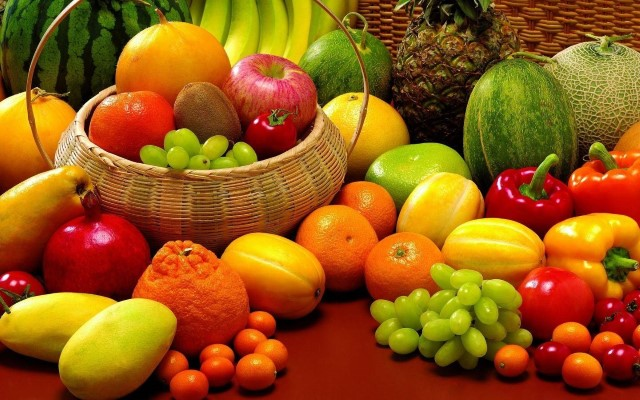
//> input picture image.jpg, 640 x 400 px
$ ./imageBlur_CPU image.jpg 3   (built with g++ and OpenCV 4)
//> lines starting //> are read from the running program, lines starting //| are printed output that depends on the picture
/*
  Assignment 2 - Image Blurring
  Author: Luis Carlos Arias Camacho
  Student ID: A01364808
  Compile line: g++ -o image_Blur_CPU imageBlur_CPU.cpp `pkg-config --cflags --libs opencv` -std=c++11 -fopenmp
 */

#include <iostream>
#include <cstdio>
#include <cmath>
#include <string>
#include <chrono>
#include <opencv2/core/core.hpp>
#include <opencv2/highgui/highgui.hpp>
#include <omp.h>

#define default_input_image "image.jpg"
#define size1 5
#define size2 11

using namespace std;

void blur_OMP(const cv::Mat& input_Image, cv::Mat& output_Image, int blur_size){

  int colorWidthStep = static_cast<int>(input_Image.step);
  int margin = floor(blur_size / 2.0);
  float multConstant =  (blur_size * blur_size);

  printf("Margin %d -- Total pixels for blur matrix %f\n", margin, multConstant );

	size_t inputBytes = input_Image.step * input_Image.rows;
	unsigned char *input, *output;
	output = (unsigned char *) malloc(inputBytes * sizeof(unsigned char));
  input = (unsigned char *) malloc(inputBytes * sizeof(unsigned char));
	memcpy(input, input_Image.ptr(), inputBytes * sizeof(unsigned char));

  //Pixeld for the output
	float blue, green, red;

	int input_index, output_index;
  int i, j, cols, rows;


  #pragma omp parallel for private(i, j, cols, rows, blue, green, red, input_index, output_index) shared(input, output)
  for (i = 0; i < input_Image.cols; i++){
		blue = 0;
		green = 0;
		red = 0;

		for (j = 0; j < input_Image.rows; j++){

			if ((i >= margin) && (j >= margin) && (i < input_Image.cols - margin) && (j < input_Image.rows - margin)){

				input_index = 0;
        int cols, rows;
				//Average pixel color calculation
				for (int cols = i - margin; cols <= i + margin; cols++){
					for (int rows = j - margin; rows <= j + margin; rows++){
						input_index = rows * colorWidthStep + (3 * cols);
						blue = blue + input[input_index];
						green = green + input[input_index + 1];
						red = red + input[input_index + 2];
					}
				}
				blue = blue / multConstant;
				green = green / multConstant;
				red = red / multConstant;
			} else {
				input_index = j * colorWidthStep + (3 * i);
				blue = input[input_index];
				green = input[input_index + 1];
				red = input[input_index + 2];
			}
			output_index = j * colorWidthStep + (3 * i);
			output[output_index] = static_cast<unsigned char>(blue);
			output[output_index + 1] = static_cast<unsigned char>(green);
			output[output_index + 2] = static_cast<unsigned char>(red);
		}
	}

	memcpy(output_Image.ptr(), output, inputBytes * sizeof(unsigned char));

	//Save resultant image
	cv::imwrite("output_" + to_string(blur_size) + "pixelsOMP.jpg", output_Image);
}


/*blur in cpu*/
void blur_CPU(const cv::Mat& input_Image, cv::Mat& output_Image, int blur_size){

	int colorWidthStep = static_cast<int>(input_Image.step);
  int margin = floor(blur_size / 2.0);
  float multConstant =  (blur_size * blur_size);

  printf("Margin %d -- Total pixels for blur matrix %f\n", margin, multConstant );

	size_t inputBytes = input_Image.step * input_Image.rows;
	unsigned char *input, *output;
	output = (unsigned char *) malloc(inputBytes * sizeof(unsigned char));
  input = (unsigned char *) malloc(inputBytes * sizeof(unsigned char));
	memcpy(input, input_Image.ptr(), inputBytes * sizeof(unsigned char));

	//Pixeld for the output
	float blue, green, red;

	int input_index, output_index;

  for (int i = 0; i < input_Image.cols; i++){
		blue = 0;
		green = 0;
		red = 0;

		for (int j = 0; j < input_Image.rows; j++){

			if ((i >= margin) && (j >= margin) && (i < input_Image.cols - margin) && (j < input_Image.rows - margin)){

				input_index = 0;

				//Average pixel color calculation
				for (int cols = i - margin; cols < i + margin + 1; cols++){
					for (int rows = j - margin; rows < j + margin + 1; rows++){

						input_index = rows * colorWidthStep + (3 * cols);
						blue += input[input_index];
						green += input[input_index + 1];
						red += input[input_index + 2];
					}
				}
				blue = blue / multConstant;
				green = green / multConstant;
				red = red /multConstant;
			}
			else{
				input_index = j * colorWidthStep + (3 * i);
				blue = input[input_index];
				green = input[input_index + 1];
				red = input[input_index + 2];
			}
			output_index = j * colorWidthStep + (3 * i);
			output[output_index] = static_cast<unsigned char>(blue);
			output[output_index+1] = static_cast<unsigned char>(green);
			output[output_index+2] = static_cast<unsigned char>(red);
		}
	}

	memcpy(output_Image.ptr(), output, inputBytes * sizeof(unsigned char));

  //Write_image
  cv::imwrite("output_" + to_string(blur_size) + "pixelsCPU.jpg", output_Image);
}

int main(int argc, char *argv[]){

  string inputImage;
  int blurMatrix_size;
  int blurMatrix_size2;

	if(argc < 2){
		inputImage = default_input_image;
    blurMatrix_size = size1;
    blurMatrix_size2 = size2;
  } else if (argc == 2 ){
    inputImage = argv[1];
    blurMatrix_size = size1;
    blurMatrix_size2 = size2;
  } else {
    inputImage = argv[1];
    if (atoi(argv[2]) % 2 == 0) {
      blurMatrix_size = atoi(argv[2]);
      blurMatrix_size2 = size2;
    } else {
      blurMatrix_size = atoi(argv[2]) + 1;
      blurMatrix_size2 = size2;
    }
  }

	// Read input image from the disk
	cv::Mat input = cv::imread(inputImage, CV_LOAD_IMAGE_COLOR);
//> input is the input picture: 400 rows x 640 cols, CV_8UC3; mean B, G, R 19.8, 89, 150.9

	if (input.empty()){
		cout << "Image Not Found!" << std::endl;
		cin.get();
		return -1;
	}

	cv::Mat output(input.rows, input.cols, input.type());

  printf("Test on CPU\n");

	chrono::duration<float, std::milli> duration_ms = chrono::high_resolution_clock::duration::zero();
	auto start =  chrono::high_resolution_clock::now();
	blur_CPU(input, output, blurMatrix_size);
//> in blur_CPU, `cv::imwrite("output_" + to_string(blur_size) + "pixelsCPU.jpg", output..`:
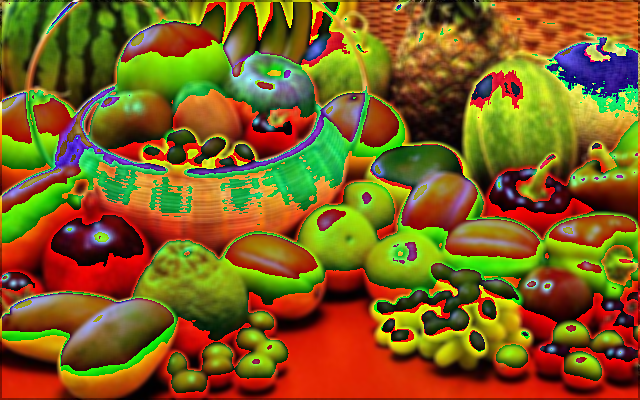
//> saved as output_4pixelsCPU.jpg: 400 rows x 640 cols, CV_8UC3; mean B, G, R 30.6, 95.1, 127.4
	auto end =  chrono::high_resolution_clock::now();
	duration_ms = end - start;
	printf("Image blur elapsed %f ms in CPU with a blur matrix of %dx%d\n", duration_ms.count(), blurMatrix_size, blurMatrix_size);

  start =  chrono::high_resolution_clock::now();
	blur_CPU(input, output, blurMatrix_size2);
//> call 2 of blur_CPU, with blur_size = 11
//> in blur_CPU (call 2), `memcpy(output_Image.ptr(), output, inputBytes * sizeof(unsigned char));`:
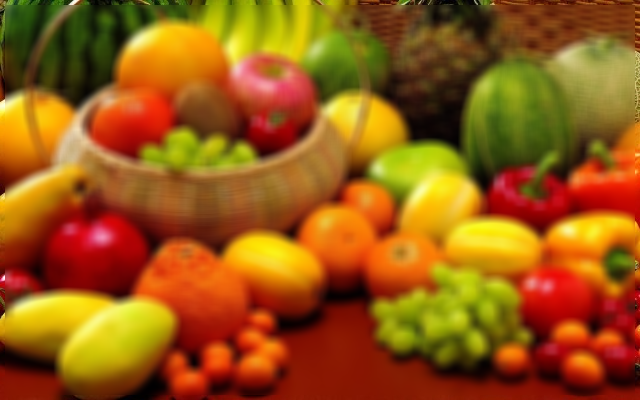
//> output_Image: 400 rows x 640 cols, CV_8UC3; mean B, G, R 19.4, 89.2, 151.6
	end =  chrono::high_resolution_clock::now();
	duration_ms = end - start;
	printf("Image blur elapsed %f ms in CPU with a blur matrix of %dx%d\n", duration_ms.count(), blurMatrix_size2, blurMatrix_size2);

  printf("\n\n");

  printf("Test on OpenMP\n");

  start =  chrono::high_resolution_clock::now();
  blur_OMP(input, output, blurMatrix_size);
  end =  chrono::high_resolution_clock::now();
  duration_ms = end - start;
  printf("Image blur elapsed %f ms in OpenMP with a blur matrix of %dx%d\n", duration_ms.count(), blurMatrix_size2, blurMatrix_size2);

  start =  chrono::high_resolution_clock::now();
  blur_OMP(input, output, blurMatrix_size2);
  end =  chrono::high_resolution_clock::now();
  duration_ms = end - start;
  printf("Image blur elapsed %f ms in OpenMP with a blur matrix of %dx%d\n", duration_ms.count(), blurMatrix_size2, blurMatrix_size2);

  printf("\n\n");

  //Open windows to display images
	//Allow the windows to resize
	namedWindow("CPU INPUT", cv::WINDOW_NORMAL);
	namedWindow("CPU OUTPUT", cv::WINDOW_NORMAL);

	//Show the input and output
	imshow("CPU INPUT", input);
	imshow("CPU OUTPUT", output);

	//Wait for key press
	cv::waitKey();

	return 0;
}
